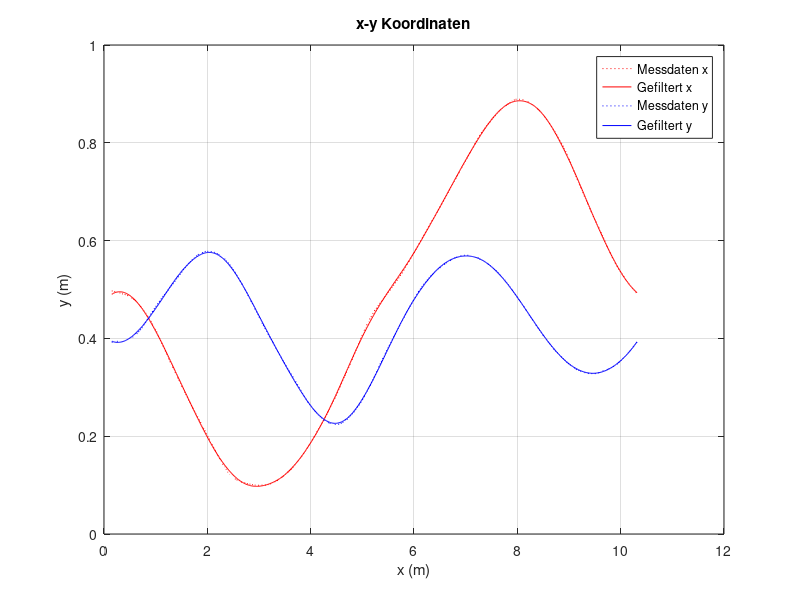
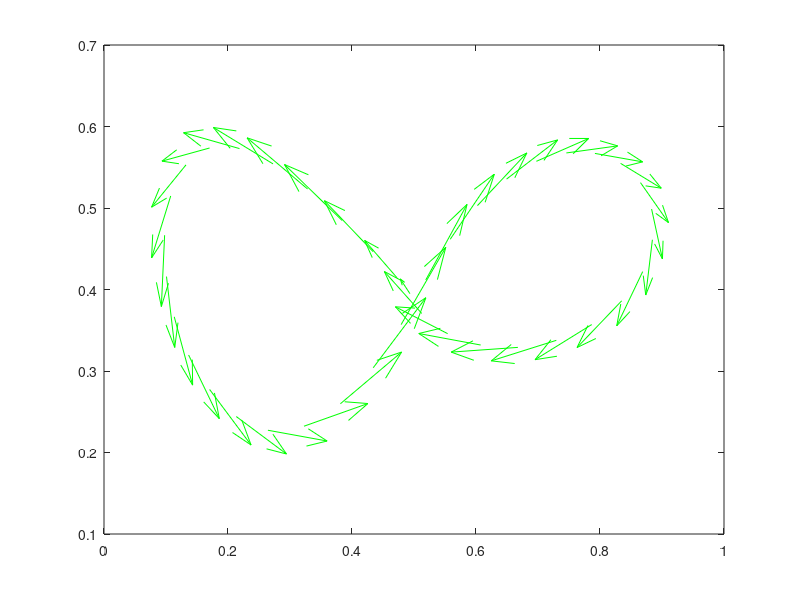

Reproduce these figures in MATLAB, in order. (Note: this script raises an error after producing the figures.)
% Darstellen der Punktkinematik für das Schreiben eines Undendlich-Symbols

% (1) laden der Daten (Spaltentrennsymbol "," und 2 Header-lines)
m = importdata("data.txt",",",2);
Nend = 620;  
Nstart = 10;
indData = Nstart:Nend;
t = m.data(indData, 1); % 1. Spalte
x = m.data(indData, 2); % 2. Spalte
y = m.data(indData, 3); % 3. Spalte

% (2) Filtern der Koordinaten
wlen = 101;  % Fenstergroesse für den Filter (mehr glätten, wenn gross
order = 3;   % Ordnung des Filters
xf = sgolayfilt(x, order, wlen); % Savitzky-Golay Filter
yf = sgolayfilt(y, order, wlen);


% (3) Koordinaten plotten (Vergleich mit Filterung)
figure(1);
clf;
plot(t, x, 'r:', "DisplayName", "Messdaten x"); hold on;
plot(t, xf, 'r-', "DisplayName", "Gefiltert x"); hold on;
plot(t, y, 'b:', "DisplayName", "Messdaten y"); hold on;
plot(t, yf, 'b-', "DisplayName", "Gefiltert y"); hold off;
grid on;
xlabel("x (m)");
ylabel("y (m)");
title("x-y Koordinaten")
legend()


% (4) Ableiten nach der Zeit (mumerisch)
deltat = mean(diff(t));
vx = [0; diff(xf)]/deltat;
vy = [0; diff(yf)]/deltat;
ax = [0; diff(vx)]/deltat;
ay = [0; diff(vy)]/deltat;

% (5) Geschw. und Beschl. plotten
figure(2);
clf;
ind = 1:15:length(xf); % nur jeden 15. Wert den Vektor zeichnen
qpv = quiver(xf(ind), yf(ind), vx(ind), vy(ind), 'g', "DisplayName", "v"); hold on;
qpv.MaxHeadSize = 0.05; 
qpa = quiver(xf(ind), yf(ind), ax(ind), ay(ind), 'm', "DisplayName", "a"); hold on;
qpa.MaxHeadSize = 0.05;

% beschleunigte bzw. verzoegerte Bereiche
ind_beschl = find(vx.*ax + vy.*ay >= 0);
ind_verz = find(vx.*ax + vy.*ay < 0);

plot(xf(ind_beschl), yf(ind_beschl), 'r.', "DisplayName", "beschleunigt"); hold on;
plot(xf(ind_verz), yf(ind_verz), 'b.', "DisplayName", "verzoegert"); hold on;
plot(xf(ind), yf(ind), 'co', "MarkerFaceColor", "c", ...
    "MarkerSize", 3, "DisplayName", "ausgew. Punkte"); hold on;
hold off;
grid on;
xlabel("x (m)");
ylabel("y (m)");
title("Momentangeschwindigkeit und -beschleunigung")
legend();
